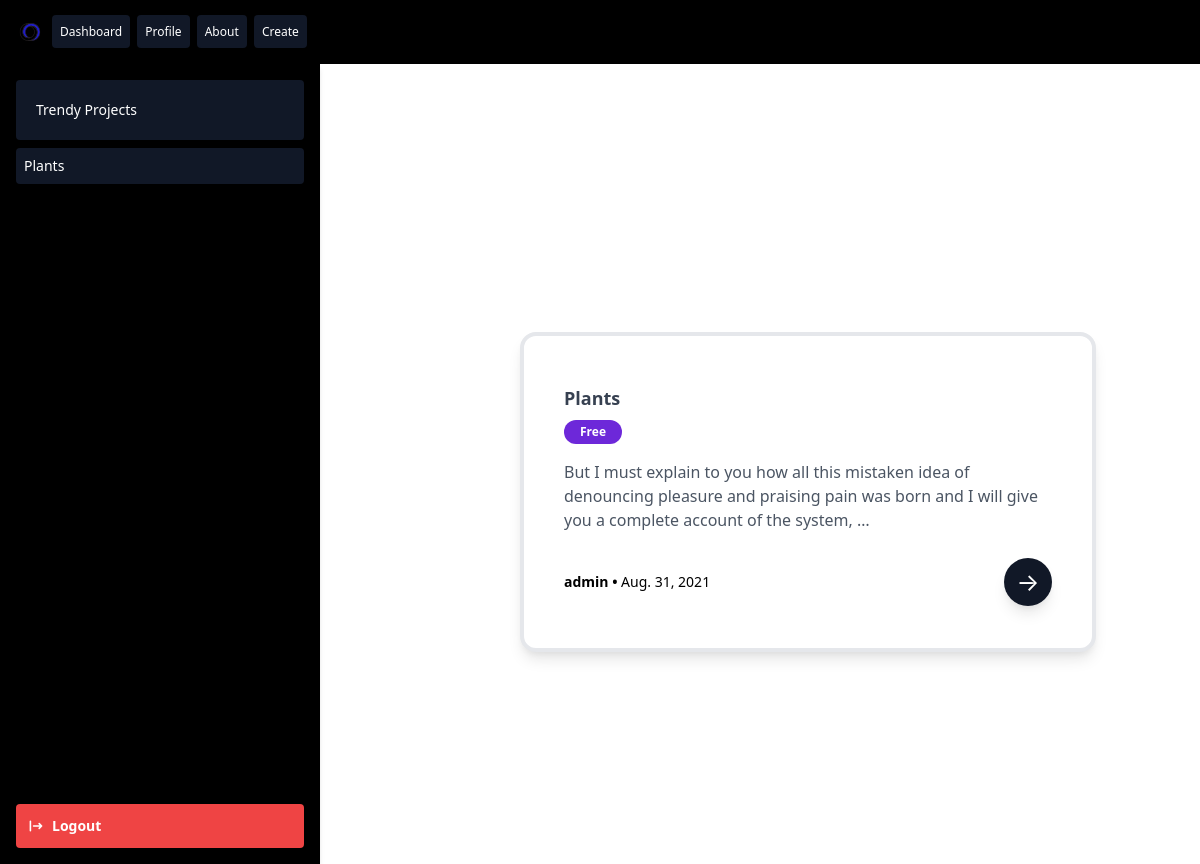
/projects/, run on the app's committed database.
### dbschema/models.py (models this page shows, shortened)
class Project(models.Model):
    curator = models.ForeignKey(User,
                                related_name='projects',
                                on_delete=models.CASCADE)
    published = models.DateField(auto_now_add=True)
    modified_time = models.DateTimeField(auto_now=True)
    description = models.TextField()
    institute = models.CharField(max_length=255)
    name = models.CharField(max_length=255)
    dburl = models.URLField()
    samples = models.PositiveIntegerField()
    def get_absolute_url(self):
        return reverse('project', args=[self.id])
    tags = TaggableManager()

### dbschema/views.py (the view)
# urls.py: path('', views.project_list, name='projects'),
def project_list(request):
    projects = Project.objects.all()
    context = {
        'projects': projects,
    }
    return render(request, 'dbschema/project-list.html', context)

### dbschema/templates/dbschema/project-list.html
{% extends 'dbschema/base.html' %}
{% block content %}
<section class="m-auto items-center">
{% for project in projects %}
<div class="">
  <div class="ml-24 min-w-400px mt-14 border-solid border-4 border-light-blue-500 bg-white max-w-xl rounded-2xl px-10 py-8 shadow-lg hover:shadow-2xl transition duration-500">
    <div class="mt-4">
      <h1 class="text-lg text-gray-700 font-semibold hover:underline cursor-pointer">{{ project.name }}</h1>
      <div class="flex mt-2">
            <span class="inline-block rounded-full text-white bg-purple-700 cursor-pointer px-4 py-1 text-xs font-bold mr-3">Free</span>
      </div>
      <p class="mt-4 text-md text-gray-600">{{ project.description|truncatewords:30 }}</p>
      <div class="flex justify-between items-center">
        <div class="mt-4 flex items-center space-x-4 py-6">
          <div class="text-sm font-semibold">{{ project.curator }} • <span class="font-normal"> {{ project.published }}</span></div>
        </div>
        <div class="p-6 bg-gray-900 rounded-full h-4 w-4 flex items-center justify-center text-2xl text-white mt-4 shadow-lg cursor-pointer">
            <a href="{{ project.get_absolute_url }}">
                →
            </a>
        </div>
      </div>
    </div>
  </div>
</div>
</section>
{% endfor %}
{% endblock %}
{% block othercontent %}
        {% for project in projects %}
        <div class="bg-gray-900 text-white p-2 rounded mt-2 cursor-pointer hover:bg-gray-700 hover:text-blue-300">{{ project.name }}</div>
        {% endfor %}
{% endblock %}

### data on the page
Project: name "Plants", description "But I must explain to you how all this mistaken idea of denouncing pleasure and praising pain was born and I will give you a complete account of the system, …", curator "admin", published "Aug. 31, 2021"
